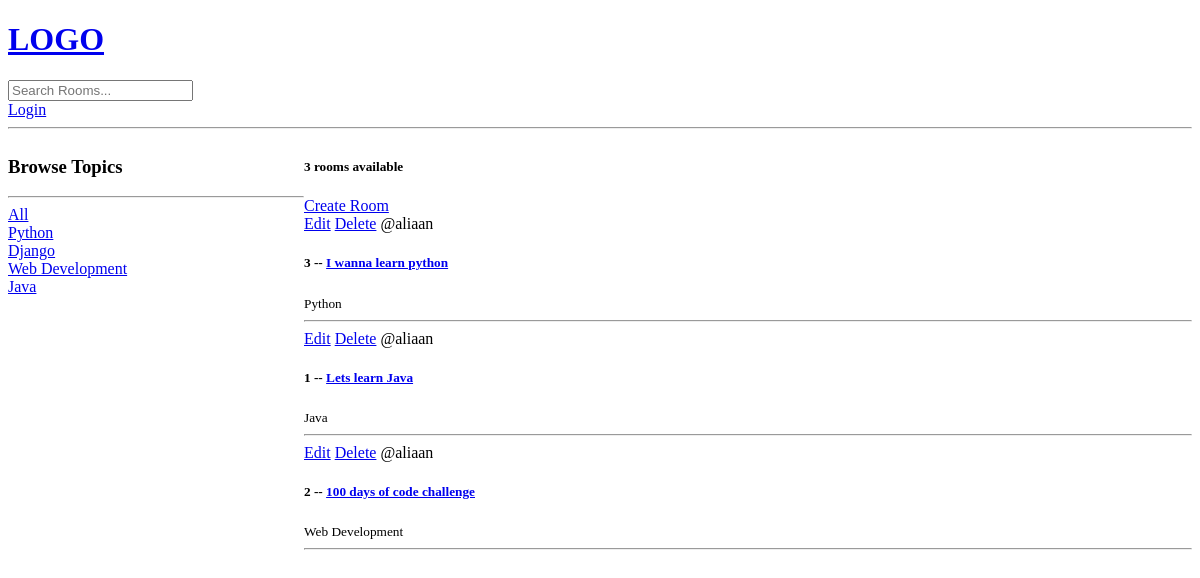
/, run on an earlier commit of the app's database.
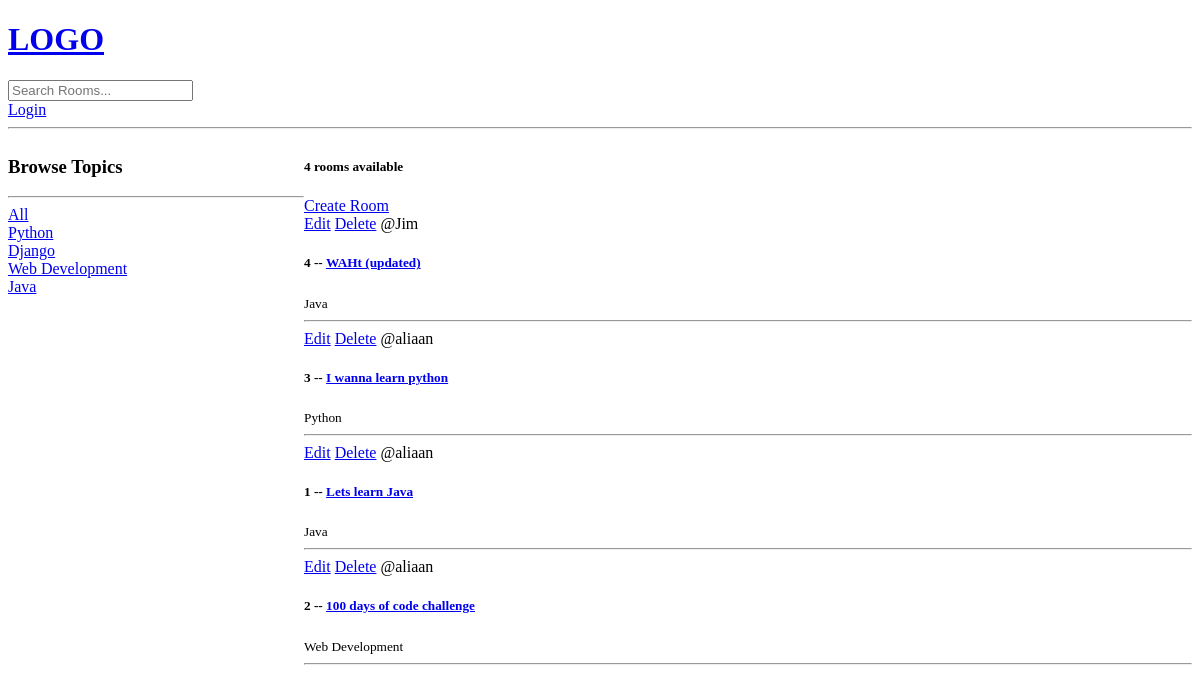
And on a later commit of the database.
### base/models.py (models this page shows, shortened)
class Topic(models.Model):
    name = models.CharField(max_length = 200) # Name of the topic

class Room(models.Model):
    host = models.ForeignKey(User, on_delete=models.SET_NULL, null = True) # The actual user that is connected. Relationship to a host.
    topic = models.ForeignKey(Topic, on_delete=models.SET_NULL, null = True) # A topic can have multiple rooms, but a room can only have one topic.
    name = models.CharField(max_length = 200) # Name of the room.
    description = models.TextField(null = True, blank = True) # Description of room. Makes sure the values can be left blank.
    updated = models.DateTimeField(auto_now = True) # Takes a snapshot of anytime the table (model instance) is updated. Takes a timestamp every time room is updated.
    created = models.DateTimeField(auto_now_add = True) # Takes a timestamp of when the instance was created.
    class Meta:
        ordering = ['-updated', '-created']

### base/views.py (the view)
# urls.py: path("", views.home, name = "home"),
def home(request):
    q = request.GET.get('q') if request.GET.get('q') != None else ''
    rooms = Room.objects.filter(
        Q(topic__name__icontains=q) |
        Q(name__icontains=q) |
        Q(description__icontains=q)
        )  # we can now search by three different values: topic_name, name and description.
    topics = Topic.objects.all()
    room_count = rooms.count()
    context = {"rooms" : rooms, 'topics': topics, 'room_count' : room_count}
    return render(request, "base/home.html", context)

### base/templates/base/home.html (shortened to what this page needs)
{% extends "main.html" %}
{% block content %}
<div class = "home-container">
    <div>
        <h3>Browse Topics</h3>
        <hr>
        <div>
            <a href = "{% url 'home'  %}">
                All
            </a>
        </div>
        {% for topic in topics %}
        <div>
            <a href = "{% url 'home'  %}?q={{topic.name}}">
                {{topic.name}}
            </a>
        </div>
        {% endfor %}
    </div>
    <div>
        <h5>{{room_count}} rooms available</h5>
        <a href = "{% url 'create-room' %}">Create Room</a>
        <div>
            {% for room in rooms %}
            <div>
                <a href = "{% url 'update-room' room.id %}">Edit</a>
                <a href = "{% url 'delete-room' room.id %}">Delete</a>
                <span>@{{room.host.username}} </span>
                <h5>{{room.id}} -- <a href = "{% url 'room' room.id %}">{{room.name}}</a></h5>
                <small>{{room.topic.name}} </small>
                <hr>
            </div>
            {% endfor %}
        </div>
    </div>
</div>
{% endblock content %}

What changed in the data, as far as the page shows it:
added Room: host.username "Jim", id "4", name "WAHt (updated)", topic.name "Java"
Also different on the page:
{{ room_count }}: "3" → "4"
